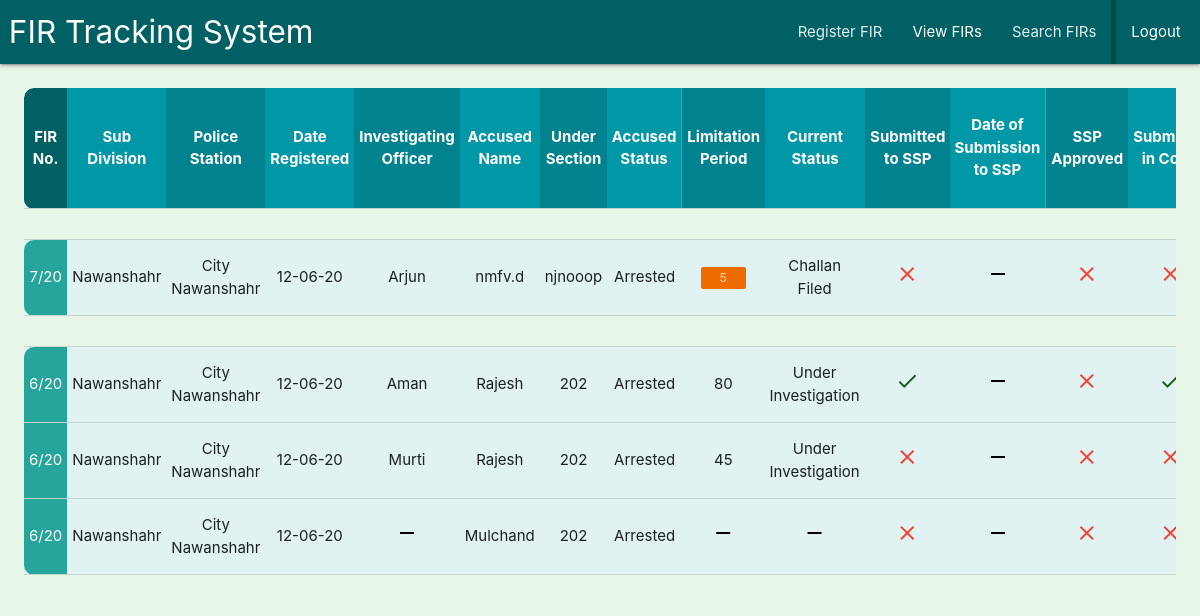
Page /list_firs_police_station/ (signed in) on the earlier database version.
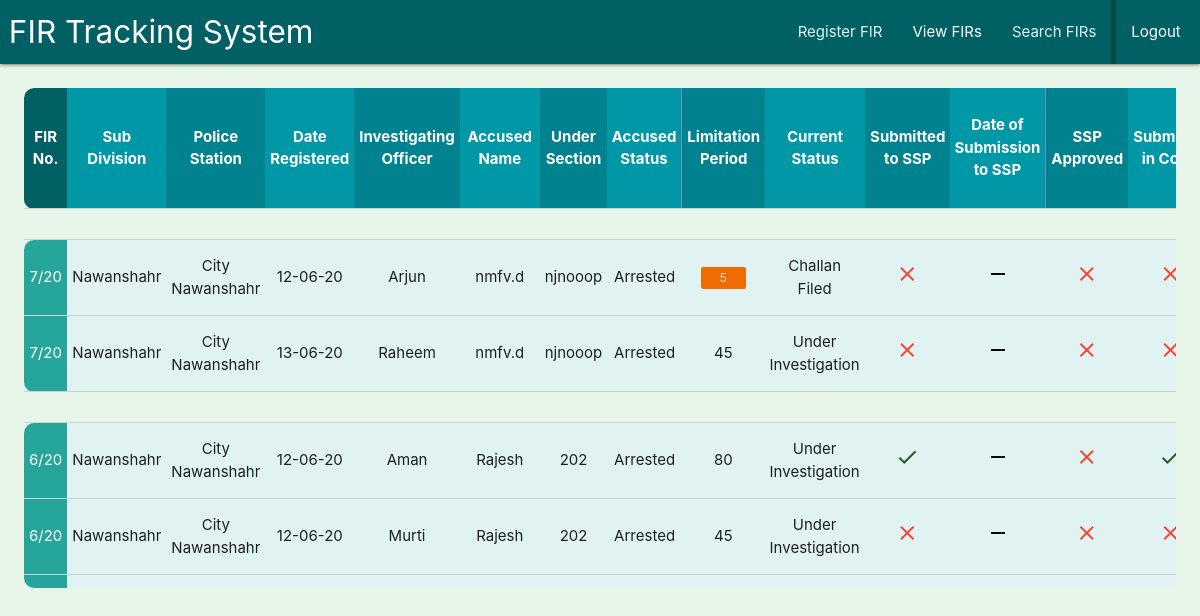
Same page on the later database version.
### fir/models.py (models this page shows, shortened)
class FIR(models.Model):
    PHASE_CHOICES=[(1,1),(2,2),(3,3)]
    ACCUSED_STATUS_CHOICES = [('arrested','Arrested'),('not_arrested','Not Arrested'),('po','PO')]
    CURRENT_STATUS_CHOICES = [('under_investigation','Under Investigation'),('challan_filed','Challan Filed'),('untraced','Untraced'),('cancelled','Cancelled')]
    COURT_STATUS_CHOICES = [('pending','Pending'),('accepted','Accepted'),('reinvestigation','Reinvestigation')]
    sub_division = models.ForeignKey("location.SubDivision", related_name='firs', on_delete=models.CASCADE)
    police_station = models.ForeignKey("location.PoliceStation", related_name='firs', on_delete=models.CASCADE)
    fir_no = models.CharField(max_length=50)
    phase = models.PositiveIntegerField(choices=PHASE_CHOICES)
    date_created = models.DateField()
    date_created_on_system = models.DateField(auto_now_add=True)
    io_name = models.CharField(max_length=50, blank=True, null=True)
    accused_name = models.TextField(blank=True, null=True)
    under_section = models.CharField(max_length=50, blank=True, null=True)
    accused_status = models.CharField(max_length=50, choices=ACCUSED_STATUS_CHOICES, blank=True, null=True)
    limitation_period = models.PositiveIntegerField(blank=True, null=True)
    current_status = models.CharField(max_length=50, choices=CURRENT_STATUS_CHOICES, blank=True, null=True)
    put_in_ssp_office = models.BooleanField(default=False)
    put_in_ssp_office_date = models.DateField(blank=True, null=True)
    ssp_approved = models.BooleanField(default=False)
    put_in_court = models.BooleanField(default=False)
    put_in_court_date = models.DateField(blank=True, null=True)
    received_in_court = models.BooleanField(default=False)
    received_in_court_date = models.DateField(blank=True, null=True)
    court_status = models.CharField(max_length=50, choices=COURT_STATUS_CHOICES, blank=True,  null=True)
    reverted_by_court_date = models.DateField(blank=True,  null=True)
    received_from_court_date = models.DateField(blank=True,  null=True)
    appointed_io = models.CharField(max_length=50, blank=True,  null=True)
    is_closed = models.BooleanField(default=False)
    closed_date = models.DateField(blank=True, null=True)
    class Meta():
        unique_together = ['sub_division', 'police_station', 'fir_no', 'phase']
        ordering = ['sub_division', 'police_station', '-fir_no', 'phase']
        verbose_name = 'FIR'
        verbose_name_plural = 'FIRs'

### location/models.py (models this page shows)
class SubDivision(models.Model):
    name = models.CharField(max_length=50)
    def __str__(self):
        return self.name

class PoliceStation(models.Model):
    sub_division = models.ForeignKey("location.SubDivision", related_name='police_stations',on_delete=models.CASCADE)
    name = models.CharField(max_length=50)
    def __str__(self):
        return self.name

### fir/views.py (the view)
# urls.py: path('list_firs_police_station/', views.list_firs_police_station_view, name='list_firs_police_station'),
@login_required
def list_firs_police_station_view(request):
    police_station_record_keepers = [u['user'] for u in acc_models.PoliceStationRecordKeeper.objects.all().values('user')]
    if request.user.pk in police_station_record_keepers:
        fir_list = models.FIR.objects.all().filter(police_station__exact=acc_models.PoliceStationRecordKeeper.objects.get(user__pk__exact=request.user.pk).police_station)
        page = request.GET.get('page', 1)
        paginator = Paginator(fir_list, 60)
        try:
            firs = paginator.page(page)
        except PageNotAnInteger:
            firs = paginator.page(1)
        except EmptyPage:
            firs = paginator.page(paginator.num_pages)
        return render(request, 'fir/list_firs_police_station.html', {'fir_list':firs})
    else:
        return redirect('fault', fault='ACCESS DENIED!')

### fir/templates/fir/list_firs_police_station.html
{% extends 'base.html' %}
{% load static %}
{% load widget_tweaks %}
{% load templatetag %}
{% block head %}
    <link rel="stylesheet" href="{% static 'css/list_css_temp.css' %}">
{% endblock %}
{% block content %}
    {% include 'fir/_firs_list.html' %}
{% endblock content %}

### templates/base.html (shortened to what this page needs)
<!DOCTYPE html>
<html lang="en">
{% load static %}
<head>
    <link rel="stylesheet" href="https://cdnjs.cloudflare.com/ajax/libs/materialize/1.0.0/css/materialize.min.css">
    <link rel="stylesheet" href="{% static 'floating_scroll/floating_scroll_css.css' %}">
    {% block head %}
    {% endblock head %}
</head>
<body class="green lighten-5">
    <div class="navbar-fixed">
        <nav>
            <div class="nav-wrapper cyan darken-4">
                <a href="#!" class="left brand-logo">&nbsp;FIR Tracking System</a>
                <ul class="right hide-on-med-and-down">
                    {% if user.is_authenticated %}
                        {% if user.pk in police_station_record_keepers %}
                            <li><a href="{% url 'fir:create_fir' %}" class="teal-text text-lighten-5">Register FIR</a></li>
                            <li><a href="{% url 'fir:list_firs_police_station' %}">View FIRs</a></li>
                        {% endif %}
                        <li><a href="{% url 'fir:filter_fir_data' %}" class="teal-text text-lighten-5">Search FIRs</a></li>
                        <li style="border-left: #004d40 5px solid;"><a href="{% url 'account:logout' %}">Logout&nbsp;</a></li>
                    {% else %}
                        <li><a href="{% url 'account:login' %}">Login</a></li>
                    {% endif %}
                </ul>
            </div>
        </nav>
    </div>
    <div class="hide-on-med-and-down">
        {% block content %}
        {% endblock content %}
    </div>
</body>
</html>

### fir/templates/fir/_firs_list.html (shortened to what this page needs)
{% load templatetag %}
<div class="table_wrapper" data-fl-scrolls>
    <table class="centered responsive-table table_div  teal lighten-5 list-table highlight">
        <thead class="indigo lighten-2 white-text">
            <tr class=" list-tr">
                <th class="list-th">FIR No.</th>
                <th class="list-th">Sub Division</th>
                <th class="list-th">Police Station</th>
                <th class="list-th">Date Registered</th>
                <th class="list-th">Investigating Officer</th>
                <th class="list-th">Accused Name</th>
                <th class="list-th">Under Section</th>
                <th class="list-th">Accused Status</th>
                <th class="list-th">Limitation Period</th>
                <th class="list-th">Current Status</th>
                <th class="list-th">Submitted to SSP</th>
                <th class="list-th">Date of Submission to SSP</th>
                <th class="list-th">SSP Approved</th>
                <th class="list-th">Submitted in Court</th>
            </tr>
        </thead>
        <tbody>
            <tr class="green lighten-5" style="position: sticky !important; top: 0;">
                <td class="list-td"></td><td class="list-td"></td><td class="list-td"></td><td class="list-td"></td><td class="list-td"></td><td class="list-td"></td><td class="list-td"></td><td class="list-td"></td><td class="list-td"></td><td class="list-td"></td><td class="list-td"></td><td class="list-td"></td><td class="list-td"></td><td class="list-td"></td>
            </tr>
            {% for fir in fir_list %}
                {% if not fir.is_closed %}
                    <tr class="list-tr list-tr-data" data-detail-url="{% url 'fir:detail_fir' pk=fir.pk %}">
                        {% if fir.pk|is_last_phase or filtered_view %}
                            {% if fir.pk|is_first_phase or filtered_view %}
                                <td class="list-td" style="border-bottom-left-radius: 10px; border-top-left-radius: 10px;">{{fir.fir_no}}</td>
                            {% else %}
                                <td class="list-td" style="border-bottom-left-radius: 10px;">{{fir.fir_no}}</td>
                            {% endif %}
                        {% elif fir.pk|is_first_phase %}
                            <td class="list-td" style="border-top-left-radius: 10px;">{{fir.fir_no}}</td>
                        {% else %}
                            <td class="list-td">{{fir.fir_no}}</td>
                        {% endif %}
                        <td class="list-td">{{fir.sub_division}}</td>
                        <td class="list-td">{{fir.police_station}}</td>
                        <td class="list-td">{{fir.date_created|date:'d-m-y'}}</td>
                        {% if fir.io_name %}
                            <td class="list-td">{{fir.io_name}}</td>
                        {% else %}
                            <td class="list-td"><i class="material-icons black-text">remove</i></td>
                        {% endif %}
                        {% if fir.accused_name %}
                            <td class="list-td">{{fir.accused_name}}</td>
                        {% else %}
                            <td class="list-td"><i class="material-icons black-text">remove</i></td>
                        {% endif %}
                        {% if fir.under_section %}
                            <td class="list-td">{{fir.under_section}}</td>
                        {% else %}
                            <td class="list-td"><i class="material-icons black-text">remove</i></td>
                        {% endif %}
                        {% if fir.accused_status == "arrested" %}
                            <td class="list-td">Arrested</td>
                        {% elif fir.accused_status == "not_arrested" %}
                            <td class="list-td">Not-Arrested</td>
                        {% elif fir.accused_status == "po" %}
                            <td class="list-td">P.O.</td>
                        {% else %}
                            <td class="list-td"><i class="material-icons black-text">remove</i></td>
                        {% endif %}
                        {% if fir.limitation_period %}
                            <td class="list-td">
                                {% if not fir.is_closed %}
                                    {% if fir.pk|will_expire_at == 0 %}
                                        <span class="new badge red darken-3" data-badge-caption="">{{fir.limitation_period}}</span>
                                    {% elif fir.pk|will_expire_at == 1 %}
                                        <span class="new badge orange darken-3" data-badge-caption="">{{fir.limitation_period}}</span>
                                    {% elif fir.pk|will_expire_at == 2 %}
                                        <span class="new badge amber lighten-2 black-text" data-badge-caption="">{{fir.limitation_period}}</span>
                                    {% elif fir.pk|will_expire_at == 3 %}
                                        {{fir.limitation_period}}
                                    {% endif %}
                                {% else %}
                                    {{ fir.limitation_period }}
                                {% endif %}
                            </td>
                        {% else %}
                            <td class="list-td"><i class="material-icons black-text">remove</i></td>
                        {% endif %}
                        {% if fir.current_status == "challan_filed" %}
                            <td class="list-td">Challan Filed</td>
                        {% elif fir.current_status == "untraced" %}
                            <td class="list-td">Untraced</td>
                        {% elif fir.current_status == "under_investigation" %}
                            <td class="list-td">Under Investigation</td>
                        {% elif fir.current_status == "cancelled" %}
                            <td class="list-td">Cancelled</td>
                        {% else %}
                            <td class="list-td"><i class="material-icons black-text">remove</i></td>
                        {% endif %}
                        {% if fir.put_in_ssp_office %}
                            <td class="list-td"><i class="material-icons green-text text-darken-4">check</i></td>
                        {% else %}
                            <td class="list-td"><i class="material-icons red-text">close</i></td>
                        {% endif %}
                        {% if fir.put_in_ssp_office_date %}
                            <td class="list-td">{{fir.put_in_ssp_office_date|date:'d-m-y'}}</td>
                        {% else %}
                            <td class="list-td"><i class="material-icons black-text">remove</i></td>
                        {% endif %}
                        {% if fir.ssp_approved %}
                            <td class="list-td"><i class="material-icons green-text text-darken-4">check</i></td>
                        {% else %}
                            <td class="list-td"><i class="material-icons red-text">close</i></td>
                        {% endif %}
                        {% if fir.put_in_court %}
                            <td class="list-td"><i class="material-icons green-text text-darken-4">check</i></td>
                        {% else %}
                            <td class="list-td"><i class="material-icons red-text">close</i></td>
                        {% endif %}
                    </tr>
                {% endif %}
                {% if fir.pk|is_last_phase %}
                    <tr class="green lighten-5">
                        <td class="list-td"></td><td class="list-td"></td><td class="list-td"></td><td class="list-td"></td><td class="list-td"></td><td class="list-td"></td><td class="list-td"></td><td class="list-td"></td><td class="list-td"></td><td class="list-td"></td><td class="list-td"></td><td class="list-td"></td><td class="list-td"></td><td class="list-td"></td>
                    </tr>
                {% endif %}
            {% endfor %}
        </tbody>
    </table>
</div>

Differences in the rows shown:
no longer on this page (row unchanged): FIR: fir_no "6/20", sub_division "Nawanshahr", police_station "City Nawanshahr", date_created "12-06-20", accused_name "Mulchand", under_section "202", accused_status "Arrested", put_in_ssp_office False (drawn), ssp_approved False (drawn), put_in_court False (drawn), phase 3 (drawn)
added FIR: fir_no "7/20", sub_division "Nawanshahr", police_station "City Nawanshahr", date_created "13-06-20", io_name "Raheem", accused_name "nmfv.d", under_section "njnooop", accused_status "Arrested", limitation_period "45", shows "Under Investigation", put_in_ssp_office False (drawn), ssp_approved False (drawn), put_in_court False (drawn), phase 2 (drawn)
